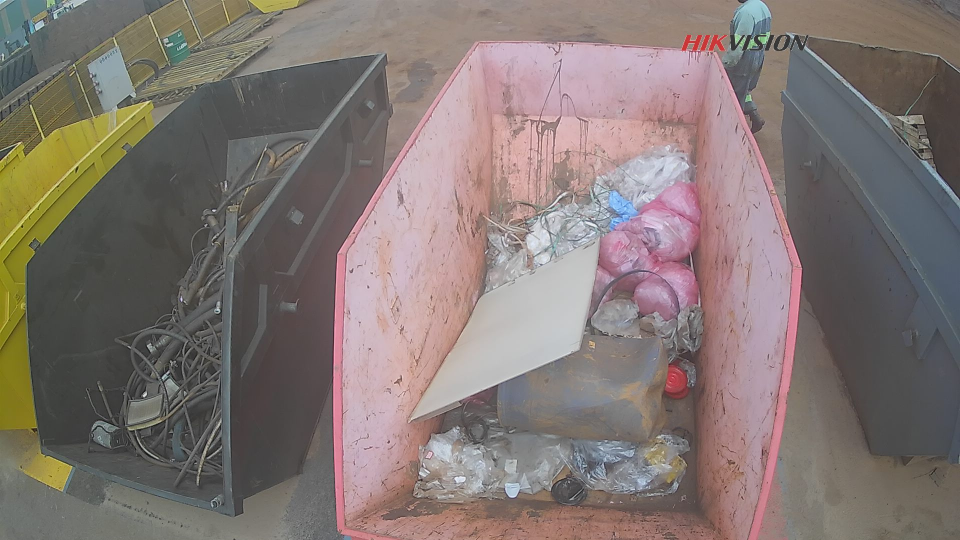
#> input picture legacy/volumetria_v8/app/opening_ref_image_v2_plastico.jpg, 1920 x 1080 px (shown at 1/2 size)
$ python gate_presenca_cacamba.py --image opening_ref_image_v2_plastico.jpg
#> lines starting #> are read from the running program, lines starting #| are printed output that depends on the picture
from __future__ import annotations

"""
Gate conservador de presença de caçamba para o Projeto Vale.

Objetivo:
- Decidir primeiro se existe uma caçamba utilizável no frame.
- Separar cenários de:
    1) caçamba ausente / troca de caçamba
    2) caçamba presente porém vazia / quase vazia
    3) caçamba presente com conteúdo

Este módulo é independente do pipeline principal e pode ser plugado antes da
volumetria/refino de altos.

Entradas esperadas:
- image_bgr: frame BGR (numpy.ndarray)
- floor_mask: máscara binária do piso visível da caçamba
- wall_mask: máscara binária das paredes visíveis da caçamba
- opening_mask: máscara binária opcional da boca / região válida atual

Saídas:
- GatePresencaResult com decisão, score, motivo e métricas auxiliares.

Observação:
Este gate é propositalmente conservador. Em caso de dúvida, ele prefere
marcar suspeito em vez de afirmar presença de caçamba.
"""

from dataclasses import dataclass, asdict
from typing import Any, Dict, Optional, Tuple
import json
import math
import os

import cv2
import numpy as np


@dataclass
class GatePresencaResult:
    cacamba_presente: bool
    vazia_ou_quase_vazia: bool
    score_presenca: float
    score_vazio: float
    motivo: str
    detalhe: str
    metrics: Dict[str, float]

    def to_dict(self) -> Dict[str, Any]:
        d = asdict(self)
        d["metrics"] = {k: float(v) for k, v in self.metrics.items()}
        return d


# -----------------------------------------------------------------------------
# Utilidades básicas
# -----------------------------------------------------------------------------


def _ensure_mask(mask: Optional[np.ndarray], shape_hw: Tuple[int, int]) -> np.ndarray:
    h, w = shape_hw
    if mask is None:
        return np.zeros((h, w), dtype=np.uint8)
    if mask.ndim == 3:
        mask = cv2.cvtColor(mask, cv2.COLOR_BGR2GRAY)
    if mask.shape[:2] != (h, w):
        mask = cv2.resize(mask, (w, h), interpolation=cv2.INTER_NEAREST)
    mask = (mask > 0).astype(np.uint8) * 255
    return mask


def _largest_component(mask: np.ndarray) -> np.ndarray:
    num_labels, labels, stats, _ = cv2.connectedComponentsWithStats((mask > 0).astype(np.uint8), 8)
    if num_labels <= 1:
        return np.zeros_like(mask)
    areas = stats[1:, cv2.CC_STAT_AREA]
    idx = 1 + int(np.argmax(areas))
    return ((labels == idx).astype(np.uint8) * 255)


def _mask_area_ratio(mask: np.ndarray) -> float:
    return float((mask > 0).mean())


def _bbox_from_mask(mask: np.ndarray) -> Optional[Tuple[int, int, int, int]]:
    ys, xs = np.where(mask > 0)
    if len(xs) == 0:
        return None
    return int(xs.min()), int(ys.min()), int(xs.max()), int(ys.max())


def _touch_flags(mask: np.ndarray) -> Dict[str, bool]:
    if mask.size == 0:
        return {"left": False, "right": False, "top": False, "bottom": False}
    h, w = mask.shape[:2]
    return {
        "left": bool(np.any(mask[:, 0] > 0)),
        "right": bool(np.any(mask[:, w - 1] > 0)),
        "top": bool(np.any(mask[0, :] > 0)),
        "bottom": bool(np.any(mask[h - 1, :] > 0)),
    }


def _column_coverage(mask: np.ndarray) -> np.ndarray:
    return (mask > 0).mean(axis=0)


def _row_coverage(mask: np.ndarray) -> np.ndarray:
    return (mask > 0).mean(axis=1)


def _side_wall_scores(wall_mask: np.ndarray) -> Tuple[float, float]:
    """
    Mede evidência de parede esquerda e direita.
    A ideia é privilegiar paredes altas/contínuas em faixas laterais.
    """
    h, w = wall_mask.shape[:2]
    left_band = wall_mask[:, : max(1, int(w * 0.22))]
    right_band = wall_mask[:, max(0, w - int(w * 0.22)) :]

    left_cols = _column_coverage(left_band)
    right_cols = _column_coverage(right_band)

    # melhor coluna + média das melhores colunas => favorece continuidade vertical
    left_score = 0.6 * float(left_cols.max(initial=0.0)) + 0.4 * float(np.mean(np.sort(left_cols)[-max(1, len(left_cols)//5):]))
    right_score = 0.6 * float(right_cols.max(initial=0.0)) + 0.4 * float(np.mean(np.sort(right_cols)[-max(1, len(right_cols)//5):]))
    return left_score, right_score


def _center_bias(mask: np.ndarray) -> float:
    """0 = centralizado, 1 = muito lateralizado."""
    bbox = _bbox_from_mask(mask)
    if bbox is None:
        return 1.0
    x1, _, x2, _ = bbox
    h, w = mask.shape[:2]
    cx = (x1 + x2) / 2.0
    return float(abs(cx - (w / 2.0)) / max(1.0, w / 2.0))


def _contour_complexity(mask: np.ndarray) -> float:
    cnts, _ = cv2.findContours((mask > 0).astype(np.uint8), cv2.RETR_EXTERNAL, cv2.CHAIN_APPROX_SIMPLE)
    if not cnts:
        return 0.0
    c = max(cnts, key=cv2.contourArea)
    area = float(cv2.contourArea(c))
    if area <= 1.0:
        return 0.0
    peri = float(cv2.arcLength(c, True))
    return peri / math.sqrt(area)


def _interior_ground_ratio(image_bgr: np.ndarray, wall_mask: np.ndarray, floor_mask: np.ndarray) -> float:
    """
    Heurística fraca para detectar quando a área interna parece mais chão/ambiente do que caçamba.
    Usa V no HSV sobre região que não é parede nem piso segmentado.
    """
    hsv = cv2.cvtColor(image_bgr, cv2.COLOR_BGR2HSV)
    v = hsv[:, :, 2]

    union = ((wall_mask > 0) | (floor_mask > 0)).astype(np.uint8)
    bbox = _bbox_from_mask((union * 255).astype(np.uint8))
    if bbox is None:
        return 1.0
    x1, y1, x2, y2 = bbox
    crop_union = union[y1:y2+1, x1:x2+1]
    crop_v = v[y1:y2+1, x1:x2+1]
    if crop_union.size == 0:
        return 1.0

    unknown = (crop_union == 0)
    if unknown.mean() < 0.05:
        return 0.0

    # chão / céu / reflexo tende a ser mais homogêneo e claro; isso é só um sinal auxiliar
    score_bright = float((crop_v[unknown] > 135).mean()) if np.any(unknown) else 0.0
    return score_bright


# -----------------------------------------------------------------------------
# Gate principal
# -----------------------------------------------------------------------------


def evaluate_presenca_cacamba(
    image_bgr: np.ndarray,
    floor_mask: Optional[np.ndarray] = None,
    wall_mask: Optional[np.ndarray] = None,
    opening_mask: Optional[np.ndarray] = None,
) -> GatePresencaResult:
    h, w = image_bgr.shape[:2]
    floor_mask = _ensure_mask(floor_mask, (h, w))
    wall_mask = _ensure_mask(wall_mask, (h, w))
    opening_mask = _ensure_mask(opening_mask, (h, w))

    wall_lc = _largest_component(wall_mask)
    floor_lc = _largest_component(floor_mask)
    structure = cv2.bitwise_or(wall_lc, floor_lc)
    structure_lc = _largest_component(structure)

    wall_ratio = _mask_area_ratio(wall_lc)
    floor_ratio = _mask_area_ratio(floor_lc)
    structure_ratio = _mask_area_ratio(structure_lc)
    opening_ratio = _mask_area_ratio(opening_mask)

    left_wall_score, right_wall_score = _side_wall_scores(wall_lc)
    walls_good = float(left_wall_score >= 0.28) + float(right_wall_score >= 0.28)

    structure_bbox = _bbox_from_mask(structure_lc)
    if structure_bbox is None:
        bbox_w_ratio = 0.0
        bbox_h_ratio = 0.0
    else:
        x1, y1, x2, y2 = structure_bbox
        bbox_w_ratio = float((x2 - x1 + 1) / max(1, w))
        bbox_h_ratio = float((y2 - y1 + 1) / max(1, h))

    structure_center_bias = _center_bias(structure_lc)
    opening_center_bias = _center_bias(opening_mask) if opening_ratio > 0 else 1.0
    structure_complexity = _contour_complexity(structure_lc)
    opening_touches = _touch_flags(opening_mask)
    structure_touches = _touch_flags(structure_lc)
    bright_unknown_ratio = _interior_ground_ratio(image_bgr, wall_lc, floor_lc)

    metrics = {
        "wall_ratio": wall_ratio,
        "floor_ratio": floor_ratio,
        "structure_ratio": structure_ratio,
        "opening_ratio": opening_ratio,
        "left_wall_score": left_wall_score,
        "right_wall_score": right_wall_score,
        "walls_good_count": walls_good,
        "bbox_w_ratio": bbox_w_ratio,
        "bbox_h_ratio": bbox_h_ratio,
        "structure_center_bias": structure_center_bias,
        "opening_center_bias": opening_center_bias,
        "structure_complexity": structure_complexity,
        "bright_unknown_ratio": bright_unknown_ratio,
        "opening_touch_left": float(opening_touches["left"]),
        "opening_touch_right": float(opening_touches["right"]),
        "opening_touch_top": float(opening_touches["top"]),
        "opening_touch_bottom": float(opening_touches["bottom"]),
        "structure_touch_left": float(structure_touches["left"]),
        "structure_touch_right": float(structure_touches["right"]),
        "structure_touch_top": float(structure_touches["top"]),
        "structure_touch_bottom": float(structure_touches["bottom"]),
    }

    # ------------------------------------------------------------------
    # Score de presença
    # ------------------------------------------------------------------
    score_presenca = 0.0
    score_presenca += min(0.25, wall_ratio * 1.6)
    score_presenca += min(0.20, floor_ratio * 1.3)
    score_presenca += min(0.15, structure_ratio * 0.9)
    score_presenca += min(0.20, walls_good * 0.10)
    score_presenca += min(0.10, bbox_w_ratio * 0.12)
    score_presenca += min(0.10, bbox_h_ratio * 0.12)

    # penalizações fortes
    if structure_center_bias > 0.72:
        score_presenca -= 0.18
    if walls_good < 1 and structure_ratio < 0.10:
        score_presenca -= 0.25
    if bright_unknown_ratio > 0.72 and wall_ratio < 0.08 and floor_ratio < 0.10:
        score_presenca -= 0.20
    if structure_ratio < 0.05:
        score_presenca -= 0.30

    score_presenca = float(np.clip(score_presenca, 0.0, 1.0))

    # ------------------------------------------------------------------
    # Decisão de presença
    # ------------------------------------------------------------------
    if score_presenca < 0.30:
        return GatePresencaResult(
            cacamba_presente=False,
            vazia_ou_quase_vazia=False,
            score_presenca=score_presenca,
            score_vazio=0.0,
            motivo="suspeito_cacamba_ausente",
            detalhe="presenca_muito_baixa",
            metrics=metrics,
        )

    if walls_good < 1 and structure_ratio < 0.12:
        return GatePresencaResult(
            cacamba_presente=False,
            vazia_ou_quase_vazia=False,
            score_presenca=score_presenca,
            score_vazio=0.0,
            motivo="suspeito_cacamba_ausente",
            detalhe="paredes_insuficientes",
            metrics=metrics,
        )

    if bbox_w_ratio < 0.18 or bbox_h_ratio < 0.18:
        return GatePresencaResult(
            cacamba_presente=False,
            vazia_ou_quase_vazia=False,
            score_presenca=score_presenca,
            score_vazio=0.0,
            motivo="suspeito_cacamba_ausente",
            detalhe="estrutura_minima_insuficiente",
            metrics=metrics,
        )

    # ------------------------------------------------------------------
    # Score de vazio / quase vazio
    # ------------------------------------------------------------------
    score_vazio = 0.0
    if floor_ratio > 0.10:
        score_vazio += 0.25
    if floor_ratio > 0.18:
        score_vazio += 0.15
    if wall_ratio > 0.12:
        score_vazio += 0.10
    if opening_ratio < 0.02:
        score_vazio += 0.10
    if structure_center_bias < 0.40:
        score_vazio += 0.05
    if bright_unknown_ratio < 0.35:
        score_vazio += 0.05

    # mas evita chamar de vazio quando há massa estrutural grande e centralizada
    if structure_ratio > 0.22:
        score_vazio -= 0.18
    if opening_ratio > 0.08:
        score_vazio -= 0.12
    if structure_complexity > 22.0:
        score_vazio -= 0.08

    score_vazio = float(np.clip(score_vazio, 0.0, 1.0))

    if score_vazio >= 0.45:
        return GatePresencaResult(
            cacamba_presente=True,
            vazia_ou_quase_vazia=True,
            score_presenca=score_presenca,
            score_vazio=score_vazio,
            motivo="cacamba_vazia_ou_quase_vazia",
            detalhe="baixo_conteudo_estrutural",
            metrics=metrics,
        )

    return GatePresencaResult(
        cacamba_presente=True,
        vazia_ou_quase_vazia=False,
        score_presenca=score_presenca,
        score_vazio=score_vazio,
        motivo="cacamba_presente",
        detalhe="estrutura_valida",
        metrics=metrics,
    )


# -----------------------------------------------------------------------------
# Interface opcional para integração com pipeline
# -----------------------------------------------------------------------------


def apply_gate_before_volumetry(
    image_bgr: np.ndarray,
    floor_mask: Optional[np.ndarray],
    wall_mask: Optional[np.ndarray],
    opening_mask: Optional[np.ndarray],
    row: Optional[Dict[str, Any]] = None,
) -> Tuple[GatePresencaResult, Dict[str, Any]]:
    """
    Aplica o gate e, se necessário, já atualiza um dicionário estilo row do pipeline.
    """
    result = evaluate_presenca_cacamba(
        image_bgr=image_bgr,
        floor_mask=floor_mask,
        wall_mask=wall_mask,
        opening_mask=opening_mask,
    )

    row_out: Dict[str, Any] = dict(row or {})
    row_out.setdefault("status", "ok")
    row_out.setdefault("motivo", "")
    row_out.setdefault("estado", "normal")
    row_out.setdefault("fill_csv", "")

    if not result.cacamba_presente:
        row_out["status"] = "suspeito"
        row_out["estado"] = "revisar"
        row_out["motivo"] = result.motivo
        row_out["fill_csv"] = ""
    elif result.vazia_ou_quase_vazia:
        row_out["status"] = "ok"
        row_out["estado"] = "normal"
        row_out["motivo"] = result.motivo
        # O pipeline principal pode recalcular / fixar um low-fill conservador depois.
    return result, row_out


# -----------------------------------------------------------------------------
# CLI simples para testes locais
# -----------------------------------------------------------------------------


def _load_mask(path: Optional[str]) -> Optional[np.ndarray]:
    if not path:
        return None
    if not os.path.exists(path):
        raise FileNotFoundError(path)
    return cv2.imread(path, cv2.IMREAD_GRAYSCALE)


def main() -> None:
    import argparse

    parser = argparse.ArgumentParser(description="Gate de presença de caçamba")
    parser.add_argument("--image", required=True, help="Caminho do frame")
    parser.add_argument("--floor", default=None, help="Máscara floor_visible PNG")
    parser.add_argument("--wall", default=None, help="Máscara wall_visible PNG")
    parser.add_argument("--opening", default=None, help="Máscara opening PNG")
    parser.add_argument("--pretty", action="store_true", help="Imprime JSON formatado")
    args = parser.parse_args()

    image = cv2.imread(args.image, cv2.IMREAD_COLOR)
#> image is the input picture: shape (1080, 1920, 3); mean B, G, R 115, 118.8, 130.4
    if image is None:
        raise FileNotFoundError(args.image)

    floor_mask = _load_mask(args.floor)
    wall_mask = _load_mask(args.wall)
    opening_mask = _load_mask(args.opening)

    result = evaluate_presenca_cacamba(
        image_bgr=image,
        floor_mask=floor_mask,
        wall_mask=wall_mask,
        opening_mask=opening_mask,
    )
#> in evaluate_presenca_cacamba, `wall_lc = _largest_component(wall_mask)`: wall_mask: shape (1080, 1920); every value is 0
#> in _side_wall_scores, `left_cols = _column_coverage(left_band)`: left_band: shape (1080, 422); every value is 0
#> in _interior_ground_ratio, `hsv = cv2.cvtColor(image_bgr, cv2.COLOR_BGR2HSV)`: hsv: shape (1080, 1920, 3); mean H, S, V 67, 38.2, 132.6
#> in _interior_ground_ratio, `v = hsv[:, :, 2]`:
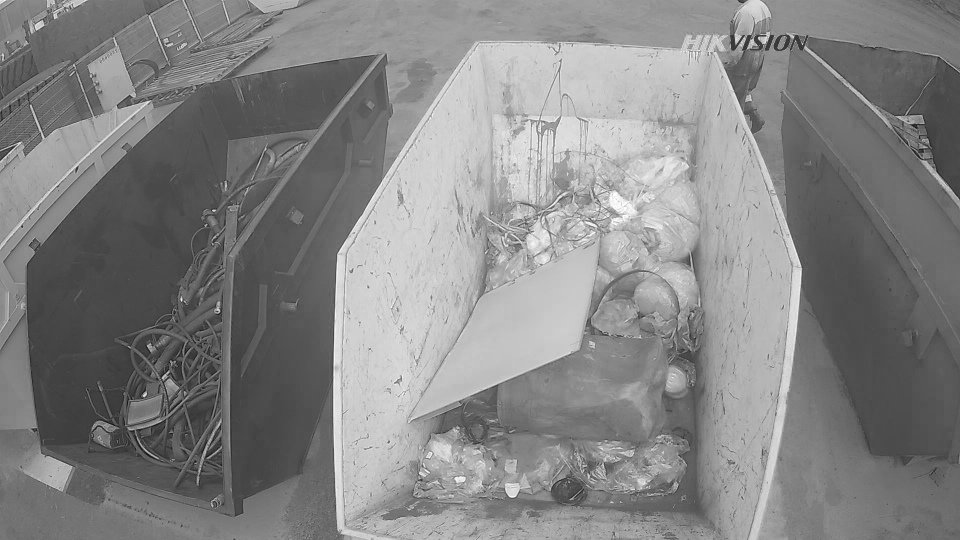
#> v: shape (1080, 1920) (shown at 1/2 size); min 5, max 255, mean 132.6
#> in evaluate_presenca_cacamba, `bright_unknown_ratio = _interior_ground_ratio(image_bgr, wall_lc, floo..`: bright_unknown_ratio = 1

    payload = result.to_dict()
#> payload = 7 items
    if args.pretty:
        print(json.dumps(payload, ensure_ascii=False, indent=2))
    else:
        print(json.dumps(payload, ensure_ascii=False))
#> (printed output is left out)


if __name__ == "__main__":
    main()
